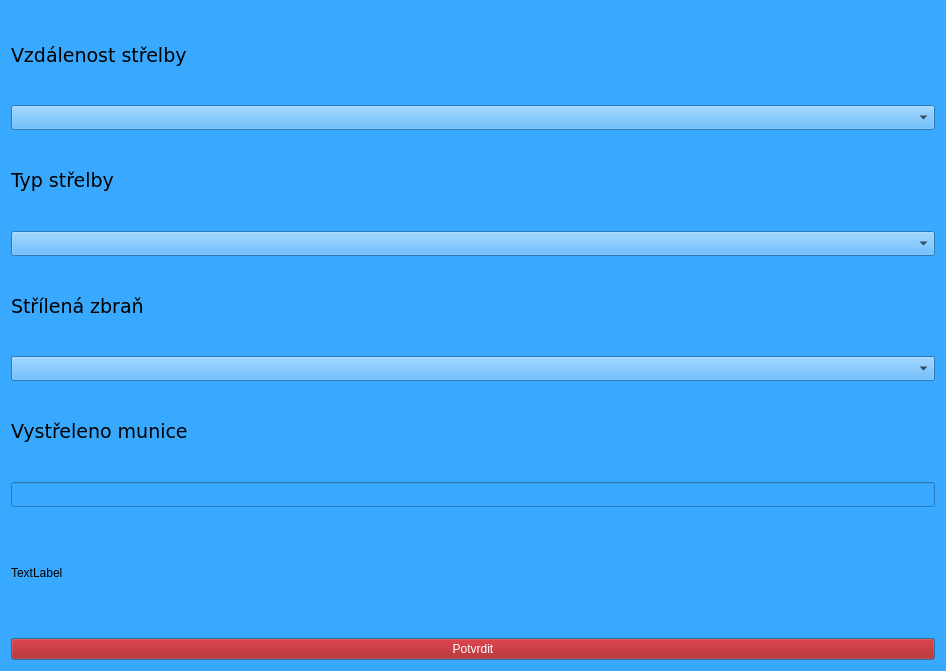
<?xml version="1.0" encoding="UTF-8"?>
<ui version="4.0">
 <class>dlg_shooting_gun</class>
 <widget class="QDialog" name="dlg_shooting_gun">
  <property name="geometry">
   <rect>
    <x>0</x>
    <y>0</y>
    <width>946</width>
    <height>671</height>
   </rect>
  </property>
  <property name="windowTitle">
   <string>Dialog</string>
  </property>
  <property name="styleSheet">
   <string notr="true">background-color: rgb(57, 169, 255);
</string>
  </property>
  <layout class="QVBoxLayout" name="verticalLayout_5">
   <item>
    <layout class="QVBoxLayout" name="verticalLayout">
     <item>
      <widget class="QLabel" name="label">
       <property name="font">
        <font>
         <family>Verdana</family>
         <pointsize>14</pointsize>
        </font>
       </property>
       <property name="text">
        <string>Vzdálenost střelby</string>
       </property>
      </widget>
     </item>
     <item>
      <widget class="QComboBox" name="CB_Shooting_Distance">
       <property name="font">
        <font>
         <family>Verdana</family>
         <pointsize>10</pointsize>
        </font>
       </property>
      </widget>
     </item>
    </layout>
   </item>
   <item>
    <layout class="QVBoxLayout" name="verticalLayout_2">
     <item>
      <widget class="QLabel" name="label_3">
       <property name="font">
        <font>
         <family>Verdana</family>
         <pointsize>14</pointsize>
        </font>
       </property>
       <property name="text">
        <string>Typ střelby</string>
       </property>
      </widget>
     </item>
     <item>
      <widget class="QComboBox" name="CB_Shooting_Type">
       <property name="font">
        <font>
         <family>Verdana</family>
         <pointsize>10</pointsize>
        </font>
       </property>
      </widget>
     </item>
    </layout>
   </item>
   <item>
    <layout class="QVBoxLayout" name="verticalLayout_3">
     <item>
      <widget class="QLabel" name="label_2">
       <property name="font">
        <font>
         <family>Verdana</family>
         <pointsize>14</pointsize>
        </font>
       </property>
       <property name="text">
        <string>Střílená zbraň</string>
       </property>
      </widget>
     </item>
     <item>
      <widget class="QComboBox" name="CB_Shooting_Gun">
       <property name="font">
        <font>
         <family>Verdana</family>
         <pointsize>10</pointsize>
        </font>
       </property>
      </widget>
     </item>
    </layout>
   </item>
   <item>
    <layout class="QVBoxLayout" name="verticalLayout_4">
     <item>
      <widget class="QLabel" name="label_4">
       <property name="font">
        <font>
         <family>Verdana</family>
         <pointsize>14</pointsize>
        </font>
       </property>
       <property name="text">
        <string>Vystřeleno munice</string>
       </property>
      </widget>
     </item>
     <item>
      <widget class="QLineEdit" name="LE_Shooting_AmmoUsed">
       <property name="font">
        <font>
         <family>Verdana</family>
         <pointsize>10</pointsize>
        </font>
       </property>
      </widget>
     </item>
    </layout>
   </item>
   <item>
    <widget class="QLabel" name="Label_Shooting_ID">
     <property name="text">
      <string>TextLabel</string>
     </property>
    </widget>
   </item>
   <item>
    <widget class="QPushButton" name="pushButton">
     <property name="styleSheet">
      <string notr="true">color: rgb(255, 255, 255);
background-color: rgb(170, 0, 0);</string>
     </property>
     <property name="text">
      <string>Potvrdit</string>
     </property>
    </widget>
   </item>
  </layout>
 </widget>
 <resources/>
 <connections/>
</ui>
